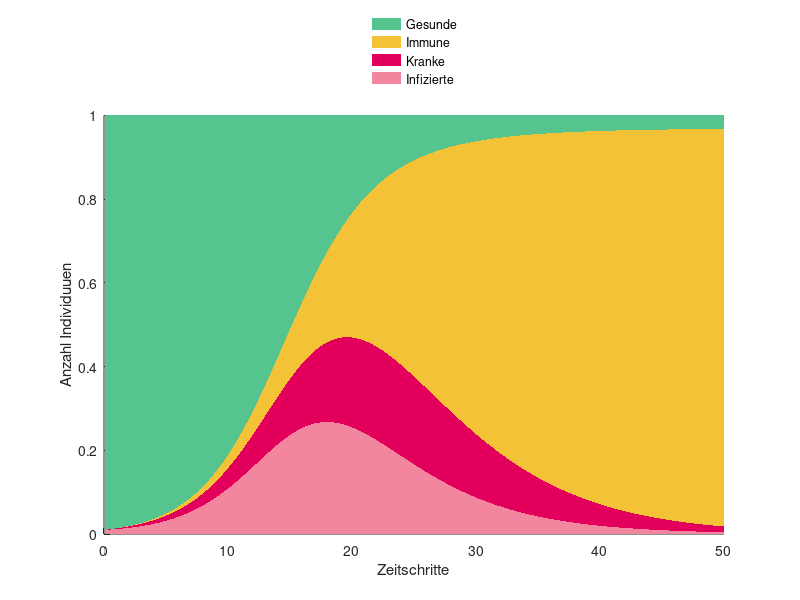

The MATLAB source for this figure: (Note: this script raises an error after producing the figure.)
close all;
clear;
clc;

RED    = sscanf('f2869f','%2x%2x%2x',[1 3])/255;
DARKRED= sscanf('e2005c','%2x%2x%2x',[1 3])/255;
GREEN  = sscanf('55c48f','%2x%2x%2x',[1 3])/255;
YELLOW = sscanf('f4c237','%2x%2x%2x',[1 3])/255;
PURPLE = sscanf('6c1eaf','%2x%2x%2x',[1 3])/255;

K = 50;

delta = 1/5 % Genesungsrate (Kehrwert ist die mittlere Genesungszeit)
mu = 1/5 % Inkubationsrate (Kehrwert ist die Inkubationszeit)
%R0 = (2.4 + 3.3)/2;
R0 = (1.4 + 5.7)/2;


% Masern
%delta = 1/10;
%mu = 1/9;
%R0 = 15;


% Polio
%delta = 1/7.5;
%mu = 1/3;
%R0 = 6;



gamma = R0 * (1/(1/delta + 1/mu)) % Infektionsrate


res = 1/10;

S = zeros(1,K/res);
E = zeros(1,K/res);
I = zeros(1,K/res);
R = zeros(1,K/res);

E(1) = 0.01;
S(1) = 1 - E(1);


delta = delta * res;
mu = mu * res;
gamma = gamma * res;

for k = 1:(K/res)-1
    S(k+1) = S(k) - gamma*S(k)*( E(k) + I(k) );
    E(k+1) = E(k) + gamma*S(k)*( E(k) + I(k) ) - mu*E(k);
    %S(k+1) = S(k) - gamma*S(k)*E(k);
    %E(k+1) = E(k) + gamma*S(k)*E(k)            - mu*E(k);
    
    I(k+1) = I(k)                              + mu*E(k) - delta*I(k);
    R(k+1) = R(k)                                        + delta*I(k);
end

hold on;
area([1:K/res]*res, I+E+R+S, 'LineStyle','none', 'FaceColor',GREEN);
area([1:K/res]*res, I+E+R,   'LineStyle','none', 'FaceColor',YELLOW);
area([1:K/res]*res, I+E,     'LineStyle','none', 'FaceColor',DARKRED);
area([1:K/res]*res, E,       'LineStyle','none', 'FaceColor',RED);
hold off;

axis([0 K 0 1]);

legend('Gesunde', 'Immune', 'Kranke', 'Infizierte');
legend('boxoff');
legend('Location','northoutside');
xlabel('Zeitschritte');
ylabel('Anzahl Individuuen');

fig = gcf;
fig.PaperUnits = 'centimeters';
fig.PaperPosition = [0 0 12 9];
print(['corona.png'],'-dpng','-r300');

